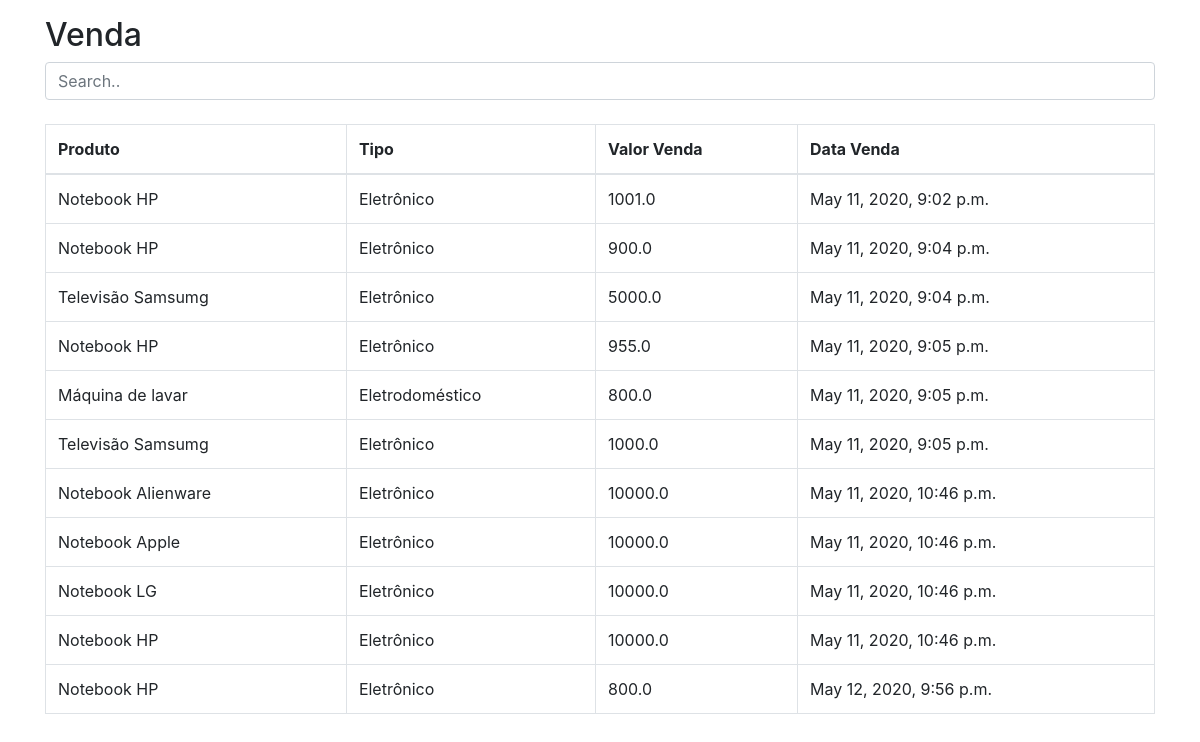
The app's page /vendas/ with its own data.
### core/models.py (models this page shows, shortened)
class Venda(models.Model):
    data_venda = models.DateTimeField(auto_now_add=True)
    produto = models.ForeignKey(Produto, on_delete=models.CASCADE)
    valor_venda = models.FloatField()
    usuario = models.ForeignKey(User, on_delete=models.CASCADE)
    class Meta:
        db_table = "venda"

class Produto(models.Model):
    nome = models.CharField(max_length=100)
    ativo = models.BooleanField(default=True)
    valor = models.FloatField()
    tipo = models.ForeignKey(TipoProduto, on_delete=models.CASCADE)
    texto_longo = models.TextField()
    class Meta:
        db_table = "produto"

class TipoProduto(models.Model):
    nome = models.CharField(max_length=100)
    class Meta:
        db_table = "tipo_produto"

### core/views.py (the view)
# urls.py: path('vendas/', views.listagem_vendas),
def listagem_vendas(requests):
    vendas = Venda.objects.all()
    return render(requests, "lista_venda.html", {"vendas": vendas})

### templates/lista_venda.html (shortened to what this page needs)
<!DOCTYPE html>
<html lang="en">
<head>
  <link rel="stylesheet" href="https://maxcdn.bootstrapcdn.com/bootstrap/4.4.1/css/bootstrap.min.css">
</head>
<body>
<div class="container mt-3">
  <h2>Venda</h2>
  <input class="form-control" id="myInput" type="text" placeholder="Search..">
  <br>
  <table class="table table-bordered">
    <thead>
      <tr>
        <th>Produto</th>
        <th>Tipo</th>
        <th>Valor Venda</th>
        <th>Data Venda</th>
      </tr>
    </thead>
    <tbody id="myTable">
      {% for venda in vendas%}
        <tr>
          <td>{{ venda.produto.nome }}</td>
          <td>{{ venda.produto.tipo.nome }}</td>
          <td>{{ venda.valor_venda }}</td>
          <td>{{ venda.data_venda }}</td>
        </tr>
      {% endfor %}
    </tbody>
  </table>
</div>
</body>
</html>

### records on screen
Venda: produto.nome "Notebook HP", produto.tipo.nome "Eletrônico", valor_venda "1001.0", data_venda "May 11, 2020, 9:02 p.m."
Venda: produto.nome "Notebook HP", produto.tipo.nome "Eletrônico", valor_venda "900.0", data_venda "May 11, 2020, 9:04 p.m."
Venda: produto.nome "Televisão Samsumg", produto.tipo.nome "Eletrônico", valor_venda "5000.0", data_venda "May 11, 2020, 9:04 p.m."
Venda: produto.nome "Notebook HP", produto.tipo.nome "Eletrônico", valor_venda "955.0", data_venda "May 11, 2020, 9:05 p.m."
Venda: produto.nome "Máquina de lavar", produto.tipo.nome "Eletrodoméstico", valor_venda "800.0", data_venda "May 11, 2020, 9:05 p.m."
Venda: produto.nome "Televisão Samsumg", produto.tipo.nome "Eletrônico", valor_venda "1000.0", data_venda "May 11, 2020, 9:05 p.m."
Venda: produto.nome "Notebook Alienware", produto.tipo.nome "Eletrônico", valor_venda "10000.0", data_venda "May 11, 2020, 10:46 p.m."
Venda: produto.nome "Notebook Apple", produto.tipo.nome "Eletrônico", valor_venda "10000.0", data_venda "May 11, 2020, 10:46 p.m."
Venda: produto.nome "Notebook LG", produto.tipo.nome "Eletrônico", valor_venda "10000.0", data_venda "May 11, 2020, 10:46 p.m."
Venda: produto.nome "Notebook HP", produto.tipo.nome "Eletrônico", valor_venda "10000.0", data_venda "May 11, 2020, 10:46 p.m."
Venda: produto.nome "Notebook HP", produto.tipo.nome "Eletrônico", valor_venda "800.0", data_venda "May 12, 2020, 9:56 p.m."
